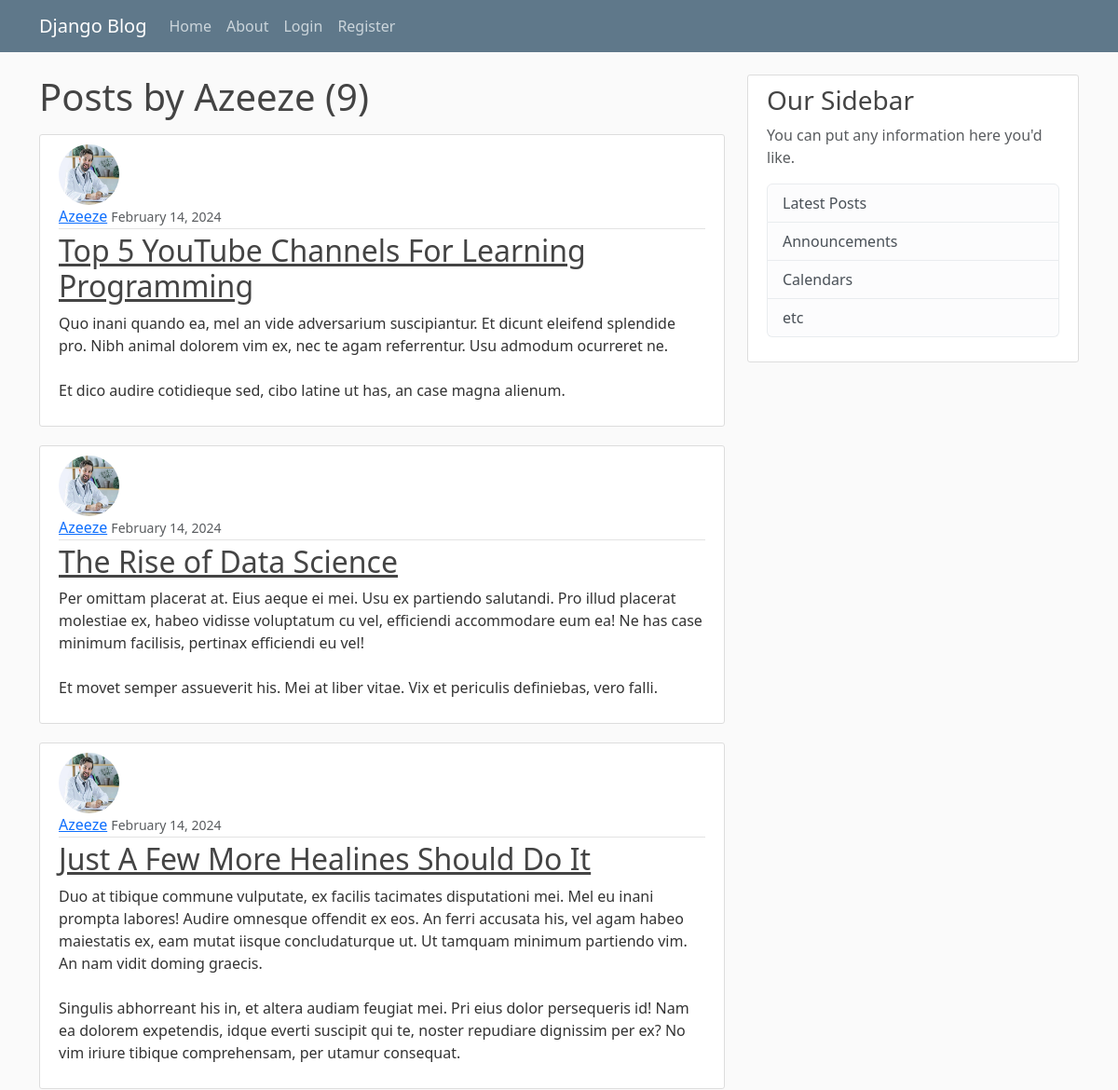
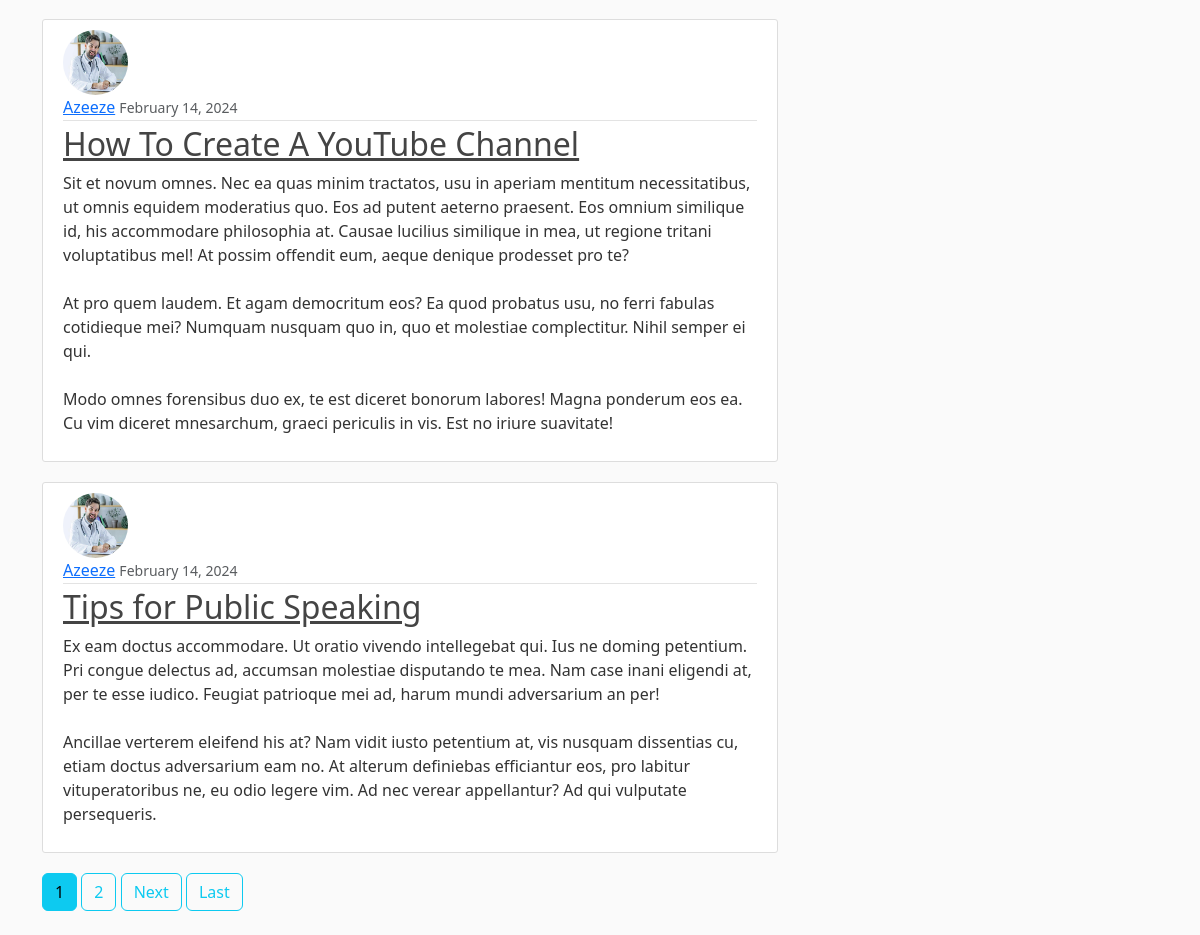
/user/Azeeze, run on the app's committed database (2 pictures, top to bottom).
### BLOG/models.py (models this page shows, shortened)
class Post(models.Model):
    title = models.CharField(max_length=100)
    content = models.TextField()
    date_posted = models.DateTimeField(default=timezone.now)
    author = models.ForeignKey(User, on_delete=models.CASCADE)

### users/models.py (models this page shows, shortened)
class Profile(models.Model):
    user = models.OneToOneField(User, on_delete= models.CASCADE)
    image = models.ImageField(default='default.jpg', upload_to='profile_pics')

### BLOG/views.py (the view)
# urls.py: path('user/<str:username>', UserPostListView.as_view(), name='user-post'),
class UserPostListView(ListView):
    model = Post
    template_name = 'blog/user_post.html'
    context_object_name = 'posts'
    paginate_by = 5
    def get_queryset(self):
        user = get_object_or_404(User, username=self.kwargs.get('username'))
        return Post.objects.filter(author=user).order_by('-date_posted')

### BLOG/templates/blog/user_post.html (shortened to what this page needs)
{%extends 'blog/base.html'%}
{%block content%}
<h1 class="mb-3">Posts by {{view.kwargs.username}} ({{page_obj.paginator.count}})</h1>
    {%for post in posts%}
    <article class="media content-section">
      <img class="rounded-circle article-img" src="{{post.author.profile.image.url}}" alt="">
        <div class="media-body">
          <div class="article-metadata">
            <a class="mr-2" href="{%url 'user-post' post.author.username%}">{{ post.author }}</a>
            <small class="text-muted">{{ post.date_posted|date:"F d, Y" }}</small>
          </div>
          <h2><a class="article-title" href="{%url 'post-detail' post.id%}">{{ post.title }}</a></h2>
          <p class="article-content">{{ post.content }}</p>
        </div>
      </article>
    {%endfor%}
    {% if is_paginated %}
  {% for num in page_obj.paginator.page_range %}
    {% if page_obj.number == num %}
      <a class="btn btn-info mb-4" href="?page={{ num }}">{{ num }}</a>
    {% elif num > page_obj.number|add:'-3' and num < page_obj.number|add:'3' %}
      <a class="btn btn-outline-info mb-4" href="?page={{ num }}">{{ num }}</a>
    {% endif %}
  {% endfor %}
  {% if page_obj.has_next %}
    <a class="btn btn-outline-info mb-4" href="?page={{ page_obj.next_page_number }}">Next</a>
    <a class="btn btn-outline-info mb-4" href="?page={{ page_obj.paginator.num_pages }}">Last</a>
  {% endif %}
{% endif %}
{%endblock content%}

### BLOG/static/blog/main.css (style rules this page uses)
body { background: #fafafa; color: #333333; margin-top: 5rem; }
h1, h2, h3, h4, h5, h6 { color: #444444; }
.content-section { background: #ffffff; padding: 10px 20px; border: 1px solid #dddddd; border-radius: 3px; margin-bottom: 20px; }
.article-title { color: #444444; }
.article-content { white-space: pre-line; }
.article-img { height: 65px; width: 65px; margin-right: 16px; }
.article-metadata { padding-bottom: 1px; margin-bottom: 4px; border-bottom: 1px solid #e3e3e3 }

### data on the page
Post: author.profile.image (picture), author "Azeeze", date_posted "February 14, 2024", title "Top 5 YouTube Channels For Learning Programming", content "Quo inani quando ea, mel an vide adversarium suscipiantur. Et dicunt eleifend splendide pro. Nibh animal dolorem vim ex, nec te agam referrentur. Usu admodum ocurreret ne. Et dico audire cotidieque sed, cibo latine ut has, an case magna alienum."
Post: author.profile.image (picture), author "Azeeze", date_posted "February 14, 2024", title "The Rise of Data Science", content "Per omittam placerat at. Eius aeque ei mei. Usu ex partiendo salutandi. Pro illud placerat molestiae ex, habeo vidisse voluptatum cu vel, efficiendi accommodare eum ea! Ne has case minimum facilisis, pertinax efficiendi eu vel! Et movet semper assueverit his. Mei at liber vitae. Vix et periculis definiebas, vero falli."
Post: author.profile.image (picture), author "Azeeze", date_posted "February 14, 2024", title "Just A Few More Healines Should Do It", content "Duo at tibique commune vulputate, ex facilis tacimates disputationi mei. Mel eu inani prompta labores! Audire omnesque offendit ex eos. An ferri accusata his, vel agam habeo maiestatis ex, eam mutat iisque concludaturque ut. Ut tamquam minimum partiendo vim. An nam vidit doming graecis. Singulis abhorreant his in, et altera audiam feugiat mei. Pri eius dolor persequeris id! Nam ea dolorem expetendis, idque everti suscipit qui te, noster repudiare dignissim per ex? No vim iriure tibique comprehensam, per utamur consequat."
Post: author.profile.image (picture), author "Azeeze", date_posted "February 14, 2024", title "How To Create A YouTube Channel", content "Sit et novum omnes. Nec ea quas minim tractatos, usu in aperiam mentitum necessitatibus, ut omnis equidem moderatius quo. Eos ad putent aeterno praesent. Eos omnium similique id, his accommodare philosophia at. Causae lucilius similique in mea, ut regione tritani voluptatibus mel! At possim offendit eum, aeque denique prodesset pro te? At pro quem laudem. Et agam democritum eos? Ea quod probatus usu, no ferri fabulas cotidieque mei? Numquam nusquam quo in, quo et molestiae complectitur. Nihil semper ei qui. Modo omnes forensibus duo ex, te est diceret bonorum labores! Magna ponderum eos ea. Cu vim diceret mnesarchum, graeci periculis in vis. Est no iriure suavitate!"
Post: author.profile.image (picture), author "Azeeze", date_posted "February 14, 2024", title "Tips for Public Speaking", content "Ex eam doctus accommodare. Ut oratio vivendo intellegebat qui. Ius ne doming petentium. Pri congue delectus ad, accumsan molestiae disputando te mea. Nam case inani eligendi at, per te esse iudico. Feugiat patrioque mei ad, harum mundi adversarium an per! Ancillae verterem eleifend his at? Nam vidit iusto petentium at, vis nusquam dissentias cu, etiam doctus adversarium eam no. At alterum definiebas efficiantur eos, pro labitur vituperatoribus ne, eu odio legere vim. Ad nec verear appellantur? Ad qui vulputate persequeris."

### other printed values
{{ view.kwargs.username }} "Azeeze"
{{ page_obj.paginator.count }} "9"
{{ num }} "1"
{{ num }} "2"
